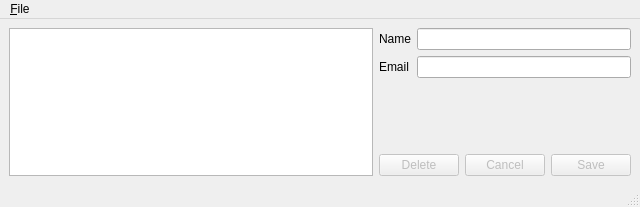
<?xml version="1.0" encoding="UTF-8"?>
<ui version="4.0">
 <class>MainWindow</class>
 <widget class="QMainWindow" name="MainWindow">
  <property name="geometry">
   <rect>
    <x>0</x>
    <y>0</y>
    <width>640</width>
    <height>207</height>
   </rect>
  </property>
  <property name="windowTitle">
   <string>Contacts App</string>
  </property>
  <widget class="QWidget" name="centralWidget">
   <layout class="QHBoxLayout" name="centralLayout" stretch="2,1">
    <item>
     <widget class="QTableView" name="contactsTableView">
      <property name="editTriggers">
       <set>QAbstractItemView::NoEditTriggers</set>
      </property>
      <property name="selectionMode">
       <enum>QAbstractItemView::SingleSelection</enum>
      </property>
      <property name="selectionBehavior">
       <enum>QAbstractItemView::SelectRows</enum>
      </property>
      <attribute name="horizontalHeaderDefaultSectionSize">
       <number>150</number>
      </attribute>
      <attribute name="horizontalHeaderMinimumSectionSize">
       <number>90</number>
      </attribute>
      <attribute name="horizontalHeaderStretchLastSection">
       <bool>true</bool>
      </attribute>
      <attribute name="verticalHeaderVisible">
       <bool>false</bool>
      </attribute>
     </widget>
    </item>
    <item>
     <layout class="QVBoxLayout" name="verticalLayout">
      <item>
       <layout class="QFormLayout" name="formLayout">
        <item row="0" column="0">
         <widget class="QLabel" name="nameLabel">
          <property name="text">
           <string>Name</string>
          </property>
         </widget>
        </item>
        <item row="0" column="1">
         <widget class="QLineEdit" name="nameLineEdit"/>
        </item>
        <item row="1" column="0">
         <widget class="QLabel" name="emailLabel">
          <property name="text">
           <string>Email</string>
          </property>
         </widget>
        </item>
        <item row="1" column="1">
         <widget class="QLineEdit" name="emailLineEdit"/>
        </item>
       </layout>
      </item>
      <item>
       <spacer name="verticalSpacer">
        <property name="orientation">
         <enum>Qt::Vertical</enum>
        </property>
        <property name="sizeHint" stdset="0">
         <size>
          <width>20</width>
          <height>40</height>
         </size>
        </property>
       </spacer>
      </item>
      <item>
       <layout class="QHBoxLayout" name="horizontalLayout">
        <item>
         <widget class="QPushButton" name="deleteButton">
          <property name="enabled">
           <bool>false</bool>
          </property>
          <property name="text">
           <string>Delete</string>
          </property>
          <property name="checkable">
           <bool>false</bool>
          </property>
         </widget>
        </item>
        <item>
         <spacer name="horizontalSpacer">
          <property name="orientation">
           <enum>Qt::Horizontal</enum>
          </property>
          <property name="sizeHint" stdset="0">
           <size>
            <width>40</width>
            <height>20</height>
           </size>
          </property>
         </spacer>
        </item>
        <item>
         <widget class="QPushButton" name="cancelButton">
          <property name="enabled">
           <bool>false</bool>
          </property>
          <property name="text">
           <string>Cancel</string>
          </property>
         </widget>
        </item>
        <item>
         <widget class="QPushButton" name="saveButton">
          <property name="enabled">
           <bool>false</bool>
          </property>
          <property name="text">
           <string>Save</string>
          </property>
         </widget>
        </item>
       </layout>
      </item>
     </layout>
    </item>
   </layout>
  </widget>
  <widget class="QMenuBar" name="menubar">
   <property name="geometry">
    <rect>
     <x>0</x>
     <y>0</y>
     <width>640</width>
     <height>21</height>
    </rect>
   </property>
   <widget class="QMenu" name="menuFile">
    <property name="title">
     <string>&amp;File</string>
    </property>
    <addaction name="actionQuit"/>
   </widget>
   <addaction name="menuFile"/>
  </widget>
  <widget class="QStatusBar" name="statusbar"/>
  <action name="actionQuit">
   <property name="text">
    <string>&amp;Quit</string>
   </property>
   <property name="statusTip">
    <string>Quit from application</string>
   </property>
   <property name="shortcut">
    <string>Ctrl+Q</string>
   </property>
  </action>
 </widget>
 <resources/>
 <connections>
  <connection>
   <sender>actionQuit</sender>
   <signal>triggered()</signal>
   <receiver>MainWindow</receiver>
   <slot>close()</slot>
   <hints>
    <hint type="sourcelabel">
     <x>-1</x>
     <y>-1</y>
    </hint>
    <hint type="destinationlabel">
     <x>319</x>
     <y>103</y>
    </hint>
   </hints>
  </connection>
 </connections>
</ui>
